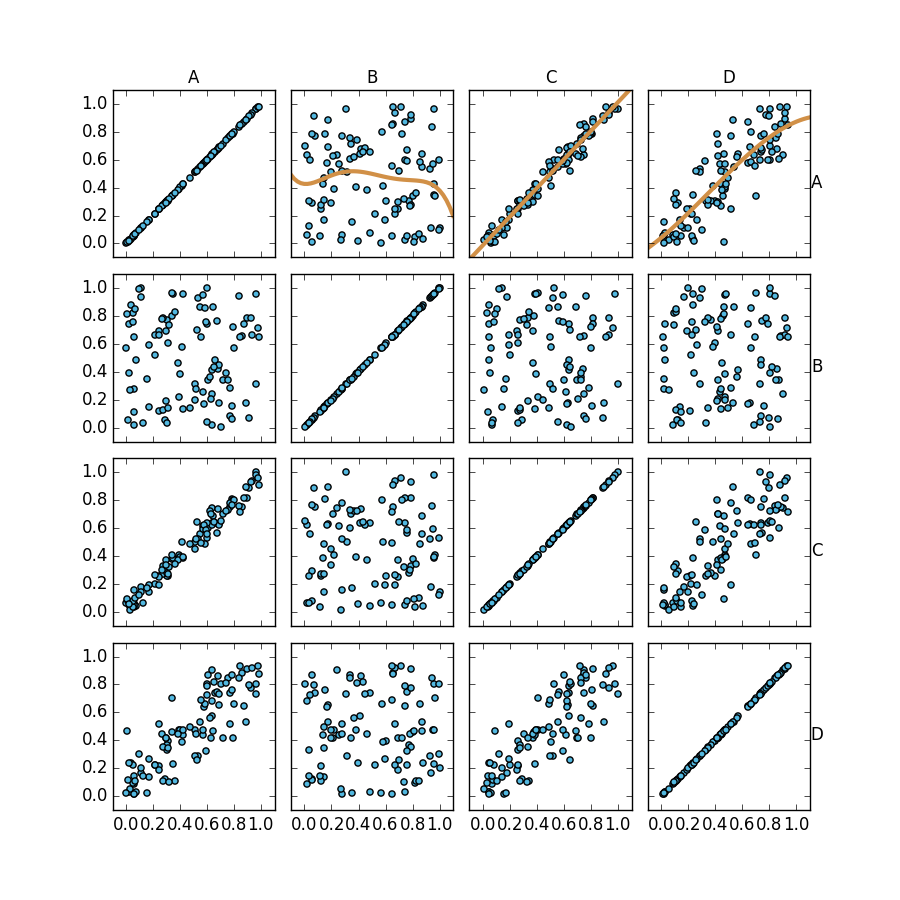

Recreate this plot in Python.

# coding: utf-8

# In[1]:

from matplotlib import pyplot as plt
import numpy as np
import pandas as pd
import statsmodels.api as sm
import sys

#%matplotlib inline


# In[2]:

#datafile = "genes.dat"
if len(sys.argv) == 2:
    datafile = sys.argv[1]
with open(datafile, 'r') as f:
    genes = pd.read_csv(datafile)


# In[3]:

fig, axs = plt.subplots(nrows = 4, ncols = 4, figsize = (9, 9))

cPoint = "#52B8E0"
cLine = "#D19047"

for i, row in enumerate(genes.columns):
    for j, col in enumerate(genes.columns):
        axs[j][i].scatter(genes[row], genes[col], c = cPoint)
        if j != 3:
            axs[j][i].set_xticklabels('')
        if i != 0:
            axs[j][i].set_yticklabels('')
        if j == 0:
            axs[j][i].xaxis.set_label_position('top')
            axs[j][i].set_xlabel(row)
        if i == 3:
            axs[j][i].yaxis.set_label_position('right')
            axs[j][i].set_ylabel(col, rotation = 'horizontal')#, bbox = [1,1])

poly_C = np.poly1d(np.polyfit(genes.C, genes.A, 1))
xC = np.linspace(-.1, 1.1)
axs[0][2].plot(xC, poly_C(xC), '-', lw = 3, c = cLine)            
            
poly_D = np.poly1d(np.polyfit(genes.D, genes.A, 3))
xD = np.linspace(-.1, 1.1)
axs[0][3].plot(xD, poly_D(xD), '-', lw = 3, c = cLine)

poly_B = np.poly1d(np.polyfit(genes.B, genes.A, 5))
xB = np.linspace(-.1, 1.1)
axs[0][1].plot(xB, poly_B(xB), '-', lw = 3, c = cLine)

for ind, val in np.ndenumerate(axs):
    axs[ind].set_xlim((-.1, 1.1))
    axs[ind].set_ylim((-.1, 1.1))

plt.subplots_adjust(left=None, bottom=None, right=None, top=None, wspace=.1, hspace=.1)
plt.show()


# In[4]:

# pd.scatter_matrix(genes, alpha=0.2, figsize=(8, 8), diagonal='kde');


# In[ ]:
